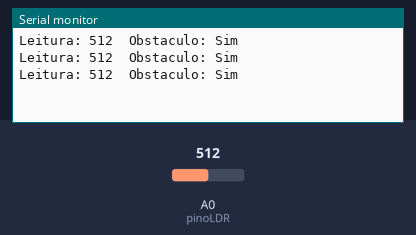
A sketch run on a simulated Arduino Uno, built with avr-gcc and run on an emulated ATmega328P. Parts: the last lines printed to the serial monitor. The inputs (shaded band) are chosen by the test bench; at power-on: A0 (pinoLDR) = 512.

Above: at 1.3 s.
1.4 s: A0 (pinoLDR) set to 529
At 1.9 s:
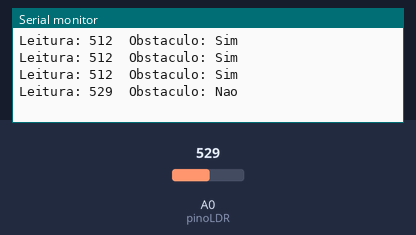
3.5 s: A0 (pinoLDR) set to 511
At 3.9 s:
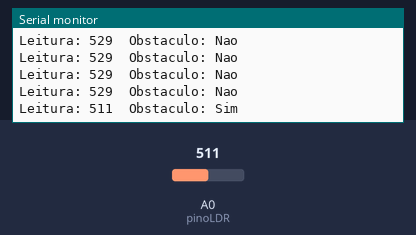

The sketch:

light_and_laser.ino
```cpp
/*******************************************************************************
* Master Kit - 14. Projeto Missão Impossível 1
* Detectar a presença de obstáculos a partir de um diodo laser e um LDR.
*******************************************************************************/

const int pinoLDR = A0; // pino onde o LDR está conectado
int leitura = 0; // variável para armazenar o valor lido pelo ADC

void setup() {
  // Inicia e configura a Serial
  Serial.begin(9600); // 9600bps

  // configura o pino com LDR como entrada
  pinMode(pinoLDR, INPUT); // pino A0
}

void loop() {
  // le o valor de tensão no pino do LDR
  leitura = analogRead(pinoLDR);

  // imprime valor lido pelo arduino (0 a 1023)
  Serial.print("Leitura: ");
  Serial.print(leitura);
  Serial.print("\t"); // tabulacao

  // Imprime se existe ou não um obstáculo
  Serial.print("Obstaculo: ");
  if (leitura <= 512) {
    Serial.print("Sim");
  }
  else {
    Serial.print("Nao");
  }

  Serial.println(); // nova linha

  delay(500); // aguarda meio segundo para uma nova leitura
}
```

Measured:
- the behaviour switches between 512 and 513 on A0 (pinoLDR) (found by bisection; images 0 and 1)
- after the input at 1.4 s, the serial monitor: prints a new line after 0.10 s (image 1)
- after the input at 3.5 s, the serial monitor: prints a new line at once (image 2)
